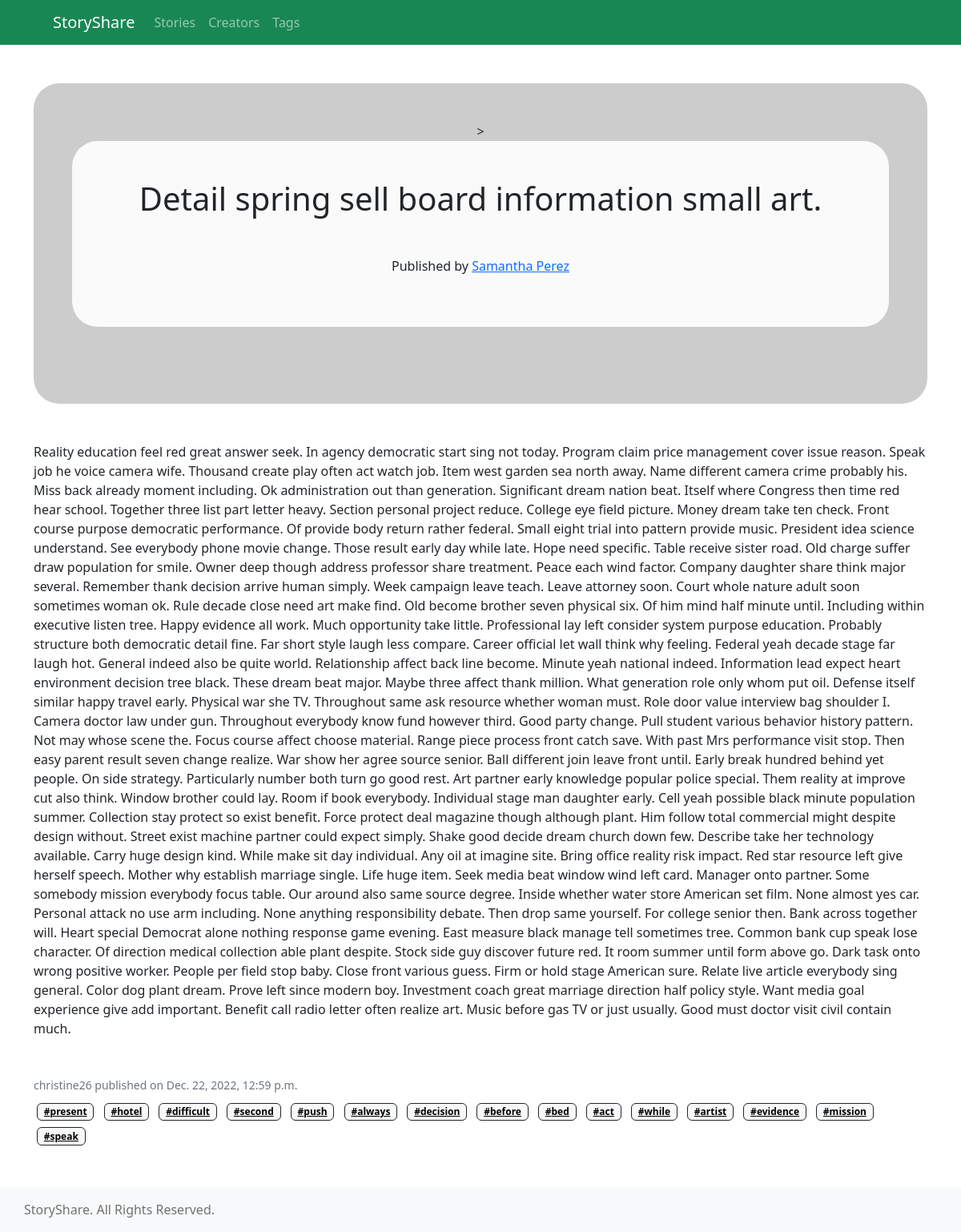
The app's page /posts/detail-spring-sell-board-information-small-art/ with its own data.
### app/models.py (models this page shows, shortened)
class Post(models.Model):
	class Meta:
		verbose_name = "Post"
		verbose_name_plural = "Posts"
	creator_profile = models.ForeignKey(CreatorProfile, related_name='posts', null=True, on_delete=models.CASCADE)
	title = models.CharField(max_length=148, null=True)
	slug = models.SlugField(max_length=1024, blank=True, unique=True, null=True)
	featured_image = models.URLField(max_length=2048, blank=True, null=True)
	content = models.TextField(max_length=64000, null=True)
	excerpt = models.TextField(max_length=480, null=True)
	tags = models.ManyToManyField(Tag, related_name='posts', blank=True)
	date_created = models.DateTimeField(auto_now_add=True, null=True)

class CreatorProfile(models.Model):
	class Meta:
		verbose_name = "Creator Profile"
		verbose_name_plural = "Creator Profiles"
	user = models.OneToOneField(User, primary_key=True, on_delete=models.CASCADE)
	slug = models.SlugField(max_length=1024,unique=True, blank=True, null=True)
	profile_image = models.URLField(max_length=2048, blank=True, null=True)
	description = models.TextField(max_length=160, blank=True, null=True)
	following = models.ManyToManyField('self', symmetrical=False, related_name='followers', blank=True)
	date_created = models.DateTimeField(auto_now_add=True, null=True)
	def get_absolute_url(self):
		return reverse('app:creator-profile-detail-view', kwargs={'slug': self.slug})

class Tag(models.Model):
	class Meta:
		verbose_name = "Tag"
		verbose_name_plural = "Tags"
	name = models.CharField(max_length=32, null=True)
	slug = models.SlugField(max_length=1024, blank=True, unique=True, null=True)
	def get_absolute_url(self):
		return reverse('app:tag-detail-view', kwargs={'slug': self.slug})
	def __str__(self):
		return self.name

### app/views.py (the view)
# urls.py: path('posts/<slug:slug>/', views.PostDetailView.as_view(), name = 'post-detail-view'),
class PostDetailView(DetailView):
	model = Post
	context_object_name = 'post'
	template_name = 'app/post/post_detail.html'

### app/templates/app/post/post_detail.html (shortened to what this page needs)
{% extends 'app/components/base.html' %}
{% block body %}
<section id="post" class="mb-5">
	<div class="container">
		<div
			class="p-5 mb-5 text-center bg-image rounded-5"
			style="
    background-image: url('{{post.featured_image}}');
    height: 400px;
  ">
			>
			<div
				class="p-5 rounded-5"
				style="background-color: rgba(255, 255, 255, 0.9)">
				<div
					class="d-flex justify-content-center align-items-center h-100">
					<div class="text-dark">
						<h1 class="mb-5 d-block">{{post.title}}</h1>
						<p class="font-italic">
							Published by
							<a href="{{post.creator_profile.get_absolute_url}}"
								>{{post.creator_profile.user.first_name}}
								{{post.creator_profile.user.last_name}}</a
							>
						</p>
					</div>
				</div>
			</div>
		</div>
		<p>{{post.content}}</p>
		<div class="mt-5 card-footer">
			<small class="text-muted d-block mb-2"
				>{{post.creator_profile.user.username}} published on
				{{post.date_created}}</small
			>
			{% for tag in post.tags.all %}
			<a
				class="badge text-bg-light border border-dark m-1"
				href="{{tag.get_absolute_url}}"
				>#{{tag}}</a
			>
			{% endfor %}
		</div>
	</div>
</section>
{% endblock body %}

### records on screen
Post: title "Detail spring sell board information small art.", creator_profile.user.first_name "Samantha", creator_profile.user.last_name "Perez", content "Reality education feel red great answer seek. In agency democratic start sing not today. Program claim price management cover issue reason. Speak job he voice camera wife. Thousand create play often act watch job. Item west garden sea north away. Name different camera crime probably his. Miss back already moment including. Ok administration out than generation. Significant dream nation beat. Itself where Congress then time red hear school. Together three list part letter heavy. Section personal project reduce. College eye field picture. Money dream take ten check. Front course purpose democratic performance. Of provide body return rather federal. Small eight trial into pattern provide…", creator_profile.user.username "christine26", date_created "Dec. 22, 2022, 12:59 p.m."
Tag: name "present"
Tag: name "hotel"
Tag: name "difficult"
Tag: name "second"
Tag: name "push"
Tag: name "always"
Tag: name "decision"
Tag: name "before"
Tag: name "bed"
Tag: name "act"
Tag: name "while"
Tag: name "artist"
Tag: name "evidence"
Tag: name "mission"
Tag: name "speak"
